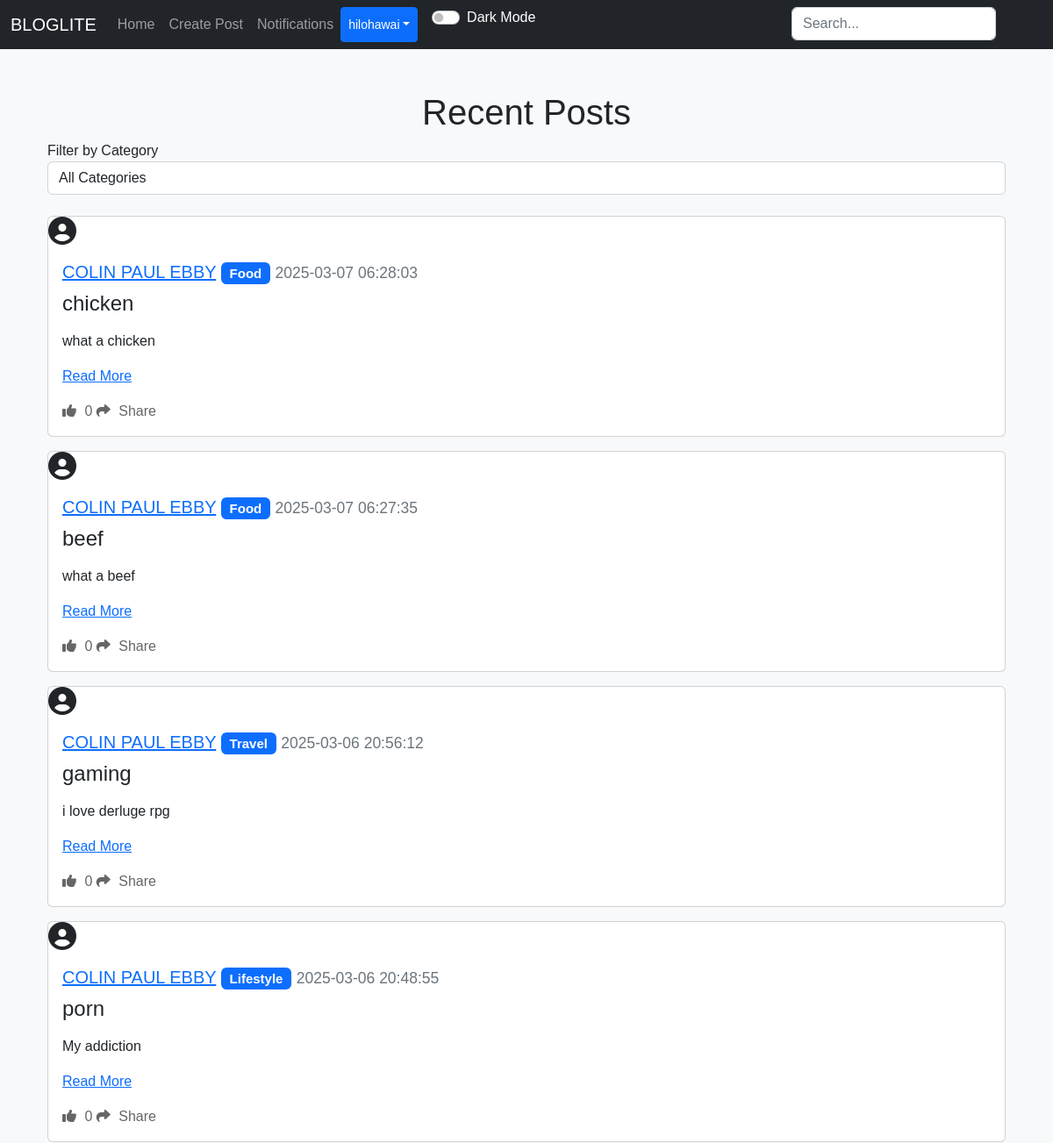
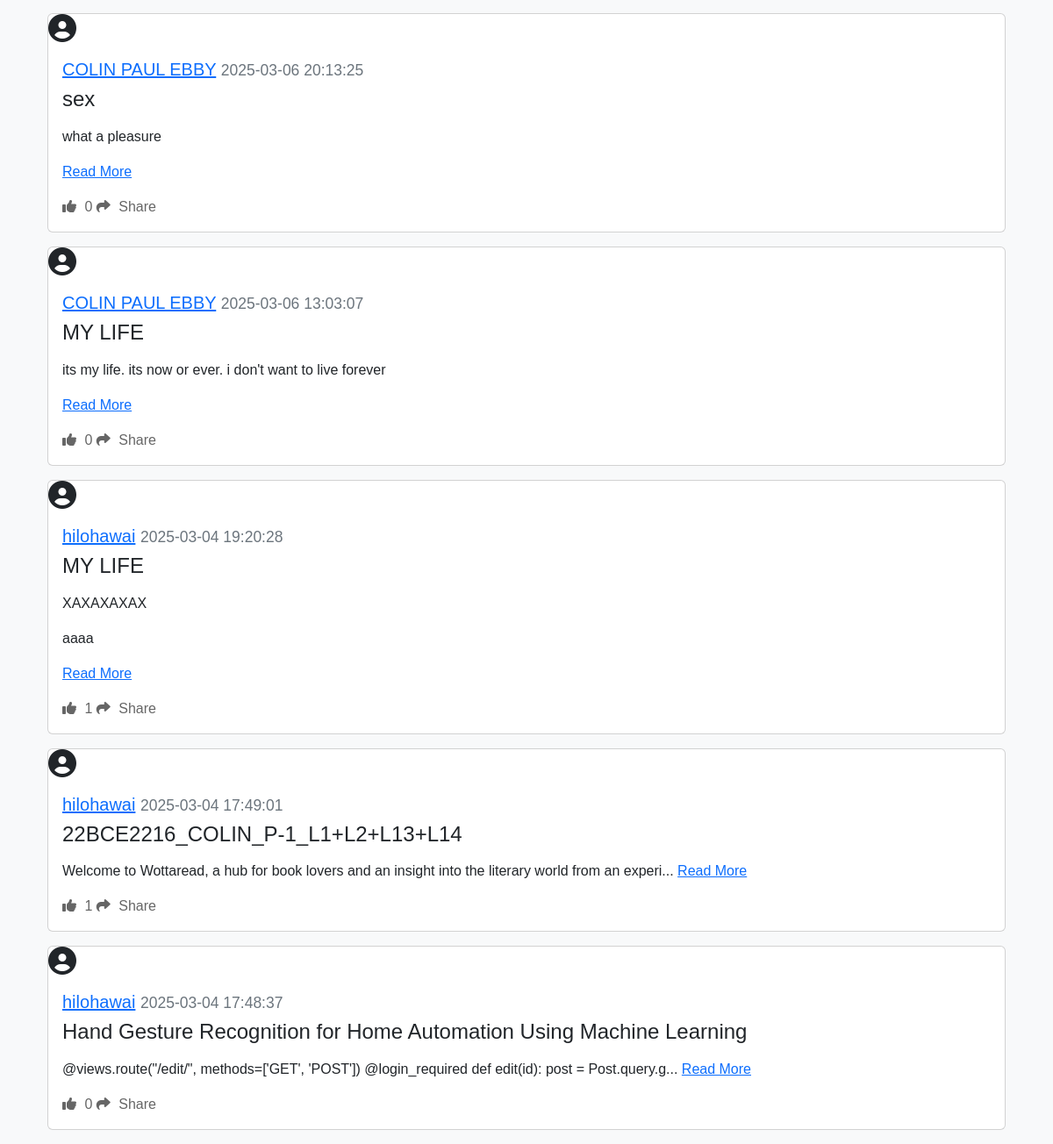
The page /home (signed in) on the database as committed earlier (2 pictures, top to bottom).
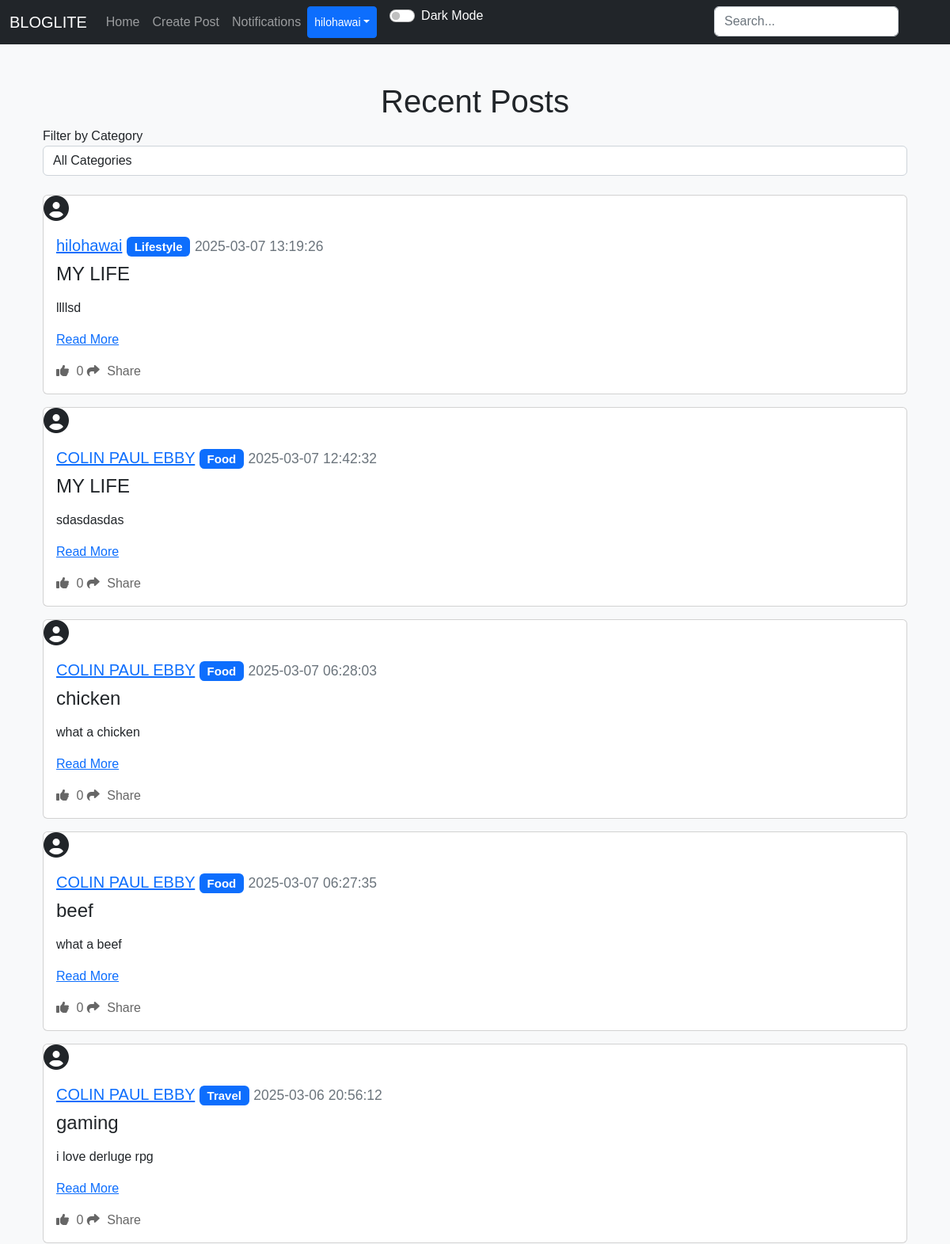
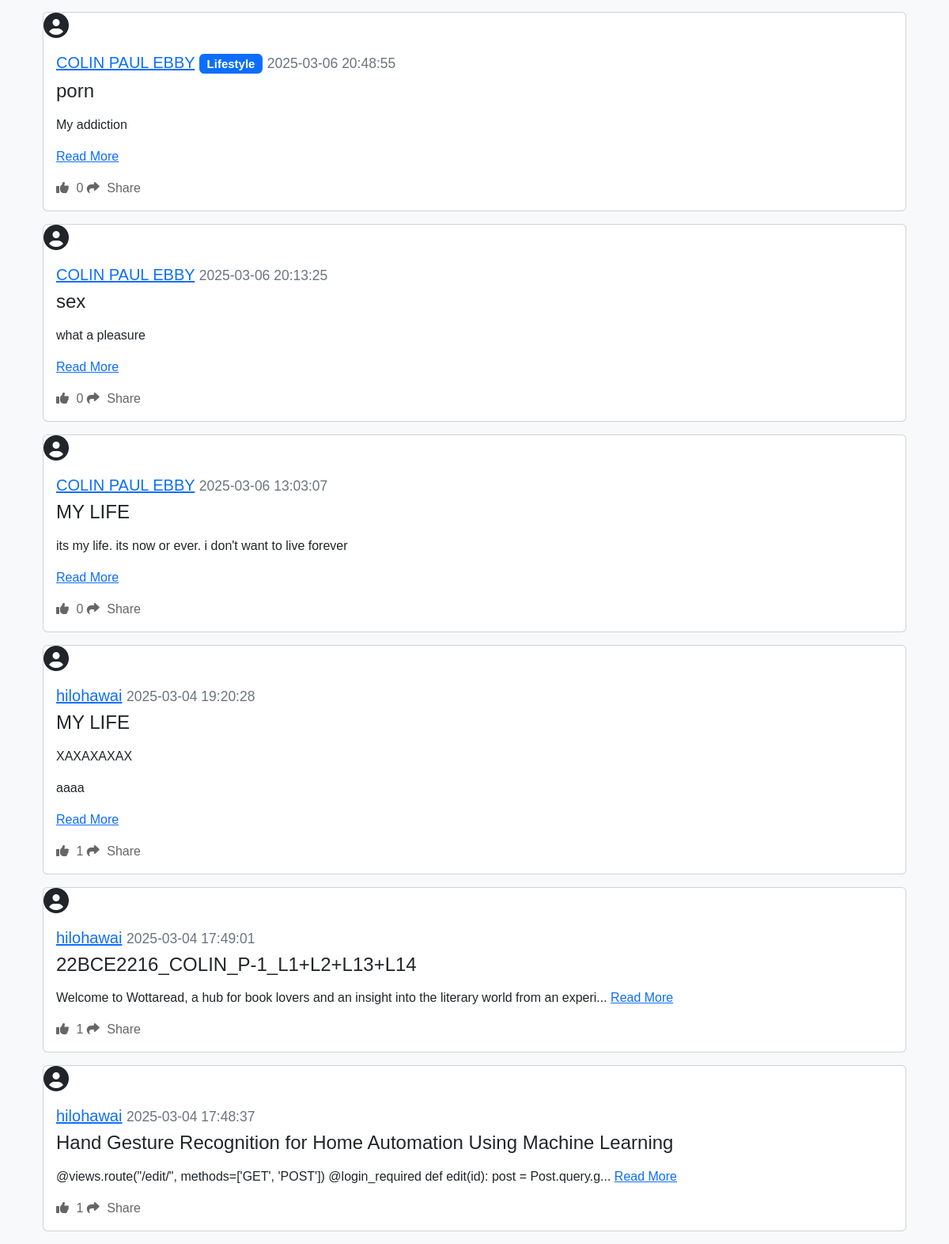
The same page on the database as committed later (2 pictures, top to bottom).
### applicaton/models.py (models this page shows)
class User(db.Model, UserMixin):
    id = db.Column(db.Integer, primary_key=True)
    email = db.Column(db.String(150), unique=True)
    username = db.Column(db.String(150), unique=True)
    password = db.Column(db.String(150))
    date_created = db.Column(db.DateTime(timezone=True), default=func.now())
    profile_picture = db.Column(db.String(150), nullable=True)
    posts = db.relationship("Post", backref="user", cascade="all, delete")
    comments = db.relationship("Comment", backref="user", cascade="all, delete")
    likes = db.relationship("Like", backref="user", cascade="all, delete")
    followers = db.relationship("Follower", foreign_keys=[Follower.user_id], backref="followed_user", lazy="dynamic")
    following = db.relationship("Follower", foreign_keys=[Follower.follower_id], backref="follower", lazy="dynamic")
    notifications = db.relationship("Notification", backref="user", cascade="all, delete", lazy="dynamic")

class Post(db.Model):
    id = db.Column(db.Integer, primary_key=True)
    title = db.Column(db.String(150), nullable=False)  # Add title field
    text = db.Column(db.Text, nullable=False)
    date_created = db.Column(db.DateTime(timezone=True), default=func.now())
    author = db.Column(db.Integer, db.ForeignKey('user.id'), nullable=False)
    category_id = db.Column(db.Integer, db.ForeignKey('category.id'), nullable=True)
    comments = db.relationship("Comment", backref="post", cascade="all, delete")
    likes = db.relationship("Like", backref="post", cascade="all, delete")

class Category(db.Model):
    id = db.Column(db.Integer, primary_key=True)
    name = db.Column(db.String(50), unique=True, nullable=False)
    posts = db.relationship("Post", backref="category", cascade="all, delete")

### applicaton/views.py (the view, shortened to what this page needs)
@views.route("/")
@views.route("/home")
@login_required
def home():
    logging.basicConfig(level=logging.DEBUG)
    logger = logging.getLogger(__name__)
    category_id = request.args.get('category_id')
    logger.debug(f"Received category_id: {category_id}")
    query = Post.query
    posts = query.order_by(Post.date_created.desc()).all()
    logger.debug(f"Filtered posts count: {len(posts)}")
    for post in posts:
        logger.debug(f"Post - ID: {post.id}, Title: {post.title}, Category ID: {post.category_id}")
    categories = Category.query.all()
    logger.debug(f"Categories available: {[category.name for category in categories]}")
    return render_template("home.html", user=current_user, posts=posts, categories=categories)

### applicaton/templates/home.html (shortened to what this page needs)
{% extends "nav.html" %}
{% block content %}
<div class="container mt-5">
    <h1 align="center">Recent Posts</h1>
    <form method="GET" action="{{ url_for('views.home') }}" id="categoryFilterForm">
        <div class="form-group">
            <label for="category_id">Filter by Category</label>
            <select name="category_id" id="category_id" class="form-control">
                <option value="">All Categories</option>
            </select>
        </div>
    </form>
    <br />
    {% for post in posts %}
        <div class="card mb-3">
            <div class="profile-pic-container mr-3">
                {% if post.user.profile_picture %}
                    <img src="{{ url_for('static', filename='uploads/' + post.user.profile_picture) }}" alt="Profile Picture" class="profile-pic">
                {% else %}
                    <i class="fas fa-user-circle fa-2x"></i>
                {% endif %}
            </div>
            <div class="card-body">
                <h5 class="card-title">
                    <a href="{{ url_for('views.post', username=post.user.username) }}">{{ post.user.username }}</a>
                    {% if post.category %}
                        <span class="badge bg-primary">{{ post.category.name }}</span>
                    {% endif %}
                    <small class="text-muted">{{ post.date_created }}</small>
                </h5>
                <h4>{{ post.title }}</h4>
                <p class="card-text">
                    {% if post.text|length > 100 %}
                        {{ post.text[:100] | safe }}... <a href="{{ url_for('views.view_post', id=post.id) }}">Read More</a>
                    {% else %}
                        {{ post.text | safe }} <a href="{{ url_for('views.view_post', id=post.id) }}">Read More</a>
                    {% endif %}
                </p>
                <div>
                    <a href="#" class="like-btn" data-post-id="{{ post.id }}">
                        <i class="fas fa-thumbs-up"></i> <span class="like-count">{{ post.likes|length }}</span>
                    </a>
                    <a href="#" class="share-btn ml-3" data-post-id="{{ post.id }}" data-bs-toggle="modal" data-bs-target="#shareModal">
                        <i class="fas fa-share"></i> Share
                    </a>
                </div>
            </div>
        </div>
    {% endfor %}
</div>
{% endblock %}

### applicaton/templates/nav.html (shortened to what this page needs)
<!DOCTYPE html>
<html lang="en">
<head>
  <link href="https://cdn.jsdelivr.net/npm/bootstrap@5.2.3/dist/css/bootstrap.min.css" rel="stylesheet">
  <link rel="stylesheet" href="https://code.jquery.com/ui/1.12.1/themes/base/jquery-ui.css">
  <link rel="stylesheet" href="{{ url_for('static', filename='style.css') }}">
</head>
<body>
  <nav class="navbar navbar-expand-lg navbar-dark bg-dark">
    <div class="container-fluid">
      <a class="navbar-brand" href="/home">BLOGLITE</a>
      <div class="collapse navbar-collapse" id="navbar">
        <div class="navbar-nav">
          <a class="nav-item nav-link" href="/home">Home</a>
          {% if user.is_authenticated %}
            <a class="nav-item nav-link" href="/create-post">Create Post</a>
            <a class="nav-item nav-link" href="/notifications">Notifications</a>
            <div style="position: absolute; right: 57px;">
              <form action="{{ url_for('views.search') }}" method="POST" class="d-flex" role="search">
                <input type="search" placeholder="Search..." name="query" class="form-control me-2" id="search-input">
              </form>
            </div>
            <div class="btn-group">
              <button type="button" class="btn btn-sm btn-primary dropdown-toggle" data-bs-toggle="dropdown">{{ user.username }}</button>
            </div>
          {% else %}
            <a class="nav-item nav-link" href="/login">Login</a>
            <a class="nav-item nav-link" href="/sign-up">Sign Up</a>
          {% endif %}
          <div class="form-check form-switch ms-3">
            <input class="form-check-input" type="checkbox" id="darkModeToggle" onclick="toggleDarkMode()">
            <label class="form-check-label text-white" for="darkModeToggle">Dark Mode</label>
          </div>
        </div>
      </div>
    </div>
  </nav>
  <div class="container">{% block content %}{% endblock %}</div>
</body>
</html>

### applicaton/static/style.css (style rules this page uses)
body { background-color: #f8f9fa; font-family: Arial, sans-serif; }
.profile-pic-container { display: inline-block; vertical-align: middle; margin-right: 10px; }
.like-btn { color: #666; text-decoration: none; transition: color 0.3s ease; }
.like-btn i { margin-right: 5px; }
.share-btn { color: #666; text-decoration: none; transition: color 0.3s ease; }
.share-btn i { margin-right: 5px; }

Rows that differ between the two databases and show on the page:
added Post: user.username "hilohawai", category.name "Lifestyle", date_created "2025-03-07 13:19:26", title "MY LIFE", text "llllsd", likes|length "0"
added Post: user.username "COLIN PAUL EBBY", category.name "Food", date_created "2025-03-07 12:42:32", title "MY LIFE", text "sdasdasdas", likes|length "0"
computed for Post "Hand Gesture Recognition for Home Automation Using Machine Learning": likes|length "0" → "1"
